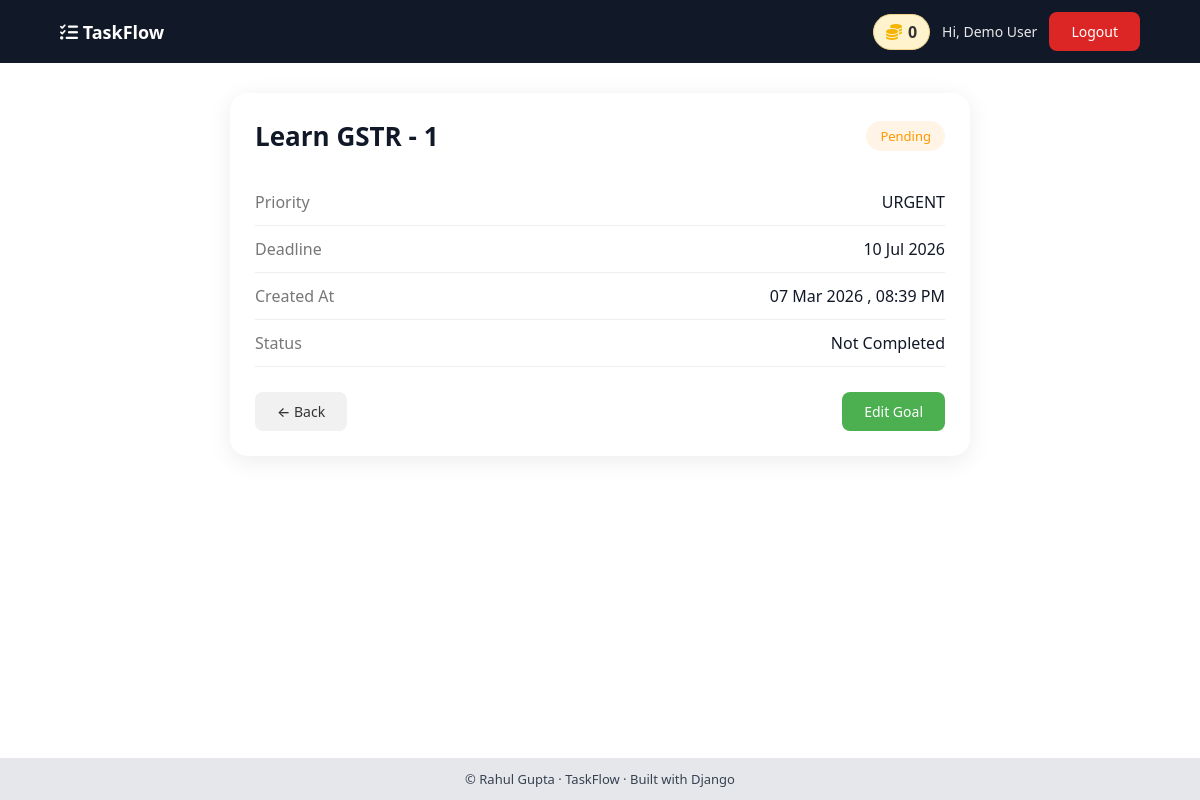
Screenshot of /goal/goal_details/1 (signed in) with the database file from the repository.
### TODO/models.py (models this page shows, shortened)
class CoinWallet(models.Model):
    user = models.OneToOneField(settings.AUTH_USER_MODEL, on_delete=models.CASCADE)
    balance = models.PositiveIntegerField(default=0)

class Goals(models.Model):
    URGENT = "URGENT"
    HIGH = "HIGH"
    MODERATE = "MODERATE"
    LOW = "LOW"
    PRIORITY_CHOICES = [
        (URGENT, "Urgent"),
        (HIGH, "High"),
        (MODERATE, "Moderate"),
        (LOW, "Low"),
    ]
    PRIORITY_ORDER_MAP = {
        URGENT: 1,
        HIGH: 2,
        MODERATE: 3,
        LOW: 4,
    }
    user = models.ForeignKey(
        settings.AUTH_USER_MODEL, on_delete=models.CASCADE, related_name="goals"
    )
    goal_title = models.CharField(max_length=300)
    priority = models.CharField(max_length=10, choices=PRIORITY_CHOICES, default=HIGH)
    priority_order = models.PositiveSmallIntegerField(default=2)
    deadline = models.DateField()
    isDone = models.BooleanField(default=False)
    isDelete = models.BooleanField(default=False)
    created_at = models.DateTimeField(auto_now_add=True)
    class Meta:
        ordering = ["priority_order", "deadline"]

### TODO/views.py (the view)
# urls.py: path("goal/goal_details/<int:pk>", views.goal_details, name="goal_details"),
@login_required(login_url="user_login")
def goal_details(request, pk):
    goal = get_object_or_404(Goals, id=pk, user=request.user)
    return render(request, "goal_details.html", {"goal": goal})

### TODO/templates/goal_details.html
{% extends "base.html" %}
{% load static %}
{% block css %}
    <link rel="stylesheet" href="{% static 'css/goal_details.css' %}">
{% endblock %}
{% block content %}
    <div class="goal-detail-wrapper">
        <div class="goal-card">
            <div class="goal-header">
                <h2>{{ goal.goal_title|capfirst }}</h2>
                {% if goal.isDone %}
                    <span class="badge done">Completed</span>
                {% else %}
                    <span class="badge pending">Pending</span>
                {% endif %}
            </div>
            <div class="goal-body">
                <div class="info-row">
                    <span class="label">Priority</span>
                    <span class="value">{{ goal.priority }}</span>
                </div>
                <div class="info-row">
                    <span class="label">Deadline</span>
                    <span class="value">{{ goal.deadline|date:"d M Y" }}</span>
                </div>
                <div class="info-row">
                    <span class="label">Created At</span>
                    <span class="value">{{ goal.created_at|date:"d M Y , h:i A" }}</span>
                </div>
                <div class="info-row">
                    <span class="label">Status</span>
                    <span class="value">
                        {% if goal.isDone %}
                            Done
                        {% else %}
                            Not Completed
                        {% endif %}
                    </span>
                </div>
            </div>
            <div class="goal-actions">
                <a href="javascript:history.back()" class="btn secondary">← Back</a>
                {% if not goal.isDone and not goal.isDelete %}
                    <a href="{% url 'update_goal' goal.id %}?update=True"
                       class="btn primary">Edit Goal</a>
                {% endif %}
            </div>
        </div>
    </div>
{% endblock %}

### templates/base.html (shortened to what this page needs)
{% load static %}
<!DOCTYPE html>
<html lang="en">
    <head>
        <link rel="stylesheet" href="{% static 'css/base.css' %}">
        <link rel="stylesheet"
              href="https://cdnjs.cloudflare.com/ajax/libs/font-awesome/6.5.0/css/all.min.css">
        {% block css %}{% endblock %}
    </head>
    <body>
        <nav class="navbar">
            <div class="nav-inner">
                <a href="{% url 'dashboard' %}" class="logo">
                    <i class="fa-solid fa-list-check"></i> TaskFlow
                </a>
                {% if user.is_authenticated %}
                    <div class="nav-right">
                        <a href="{% url 'coins_page' %}" class="coins-box">
                            <i class="fa-solid fa-coins"></i>
                            <span>{{ user.coinwallet.balance }}</span>
                        </a>
                        <span class="username">
                            Hi, <a href="{% url 'user_profile_view' %}">{{ user.first_name|default:user.username }} {{ user.last_name }}</a>
                        </span>
                        <a href="{% url 'user_logout' %}" class="btn btn-danger">Logout</a>
                    </div>
                {% endif %}
            </div>
        </nav>
        <main class="main-wrapper">
            <div class="container">
                {% block content %}{% endblock %}
            </div>
        </main>
        <footer class="footer">
            <p>© {{ now|date:"Y" }} Rahul Gupta · TaskFlow · Built with Django</p>
        </footer>
    </body>
</html>

### static/css/base.css (style rules this page uses)
* { margin: 0; padding: 0; box-sizing: border-box; }
body { font-family: system-ui, -apple-system, BlinkMacSystemFont, sans-serif; background: #ffffff; color: #111827; min-height: 100vh; display: flex; flex-direction: column; }
.navbar { background: #111827; color: white; position: sticky; top: 0; z-index: 1000; }
.nav-inner { max-width: 1200px; width: 90%; margin: auto; padding: 12px 0; display: flex; justify-content: space-between; align-items: center; }
.logo { color: white; text-decoration: none; font-size: 18px; font-weight: 600; }
.nav-right { display: flex; align-items: center; gap: 12px; }
.username { font-size: 14px; opacity: 0.9; }
.username a { text-decoration: none; color: white; }
.btn { padding: 6px 12px; border-radius: 6px; font-size: 14px; text-decoration: none; }
.btn-danger { background: #dc2626; color: white; }
.main-wrapper { flex: 1; padding: 0px 0; }
.container { width: 95%; margin: auto; }
.footer { background: #e5e7eb; text-align: center; padding: 12px; font-size: 13px; color: #374151; }
.coins-box { display:flex; align-items:center; gap:6px; background:#fff3cd; padding:6px 12px; border-radius:20px; font-weight:600; text-decoration:none; color:#333; border:1px solid #f1d48a; }
.coins-box i { color:#f4b400; }

### TODO/static/css/goal_details.css (style rules this page uses)
.goal-detail-wrapper { max-width: 800px; margin: auto; padding: 30px; }
.goal-card { background: white; border-radius: 18px; box-shadow: 0 5px 25px rgba(0,0,0,0.08); padding: 25px; }
.goal-header { display:flex; justify-content:space-between; align-items:center; margin-bottom:25px; }
.goal-header h2 { font-size:26px; }
.badge { padding:6px 14px; border-radius:20px; font-size:13px; }
.badge.pending { background:#fff4e6; color:#ff9800; }
.info-row { display:flex; justify-content:space-between; padding:12px 0; border-bottom:1px solid #eee; }
.label { color:#777; }
.value { font-weight:500; }
.goal-actions { display:flex; justify-content:space-between; margin-top:25px; }
.btn { padding:10px 22px; border-radius:8px; text-decoration:none; font-weight:500; }
.btn.primary { background:#4CAF50; color:white; }
.btn.secondary { background:#f1f1f1; color:#333; }

### rows the page displays
Goals: goal_title "Learn GSTR - 1", priority "URGENT", deadline "10 Jul 2026", created_at "07 Mar 2026 , 08:39 PM"

### other values shown
{{ user.coinwallet.balance }} "0"
{{ user.first_name|default:user.username }} "Demo"
{{ user.last_name }} "User"
